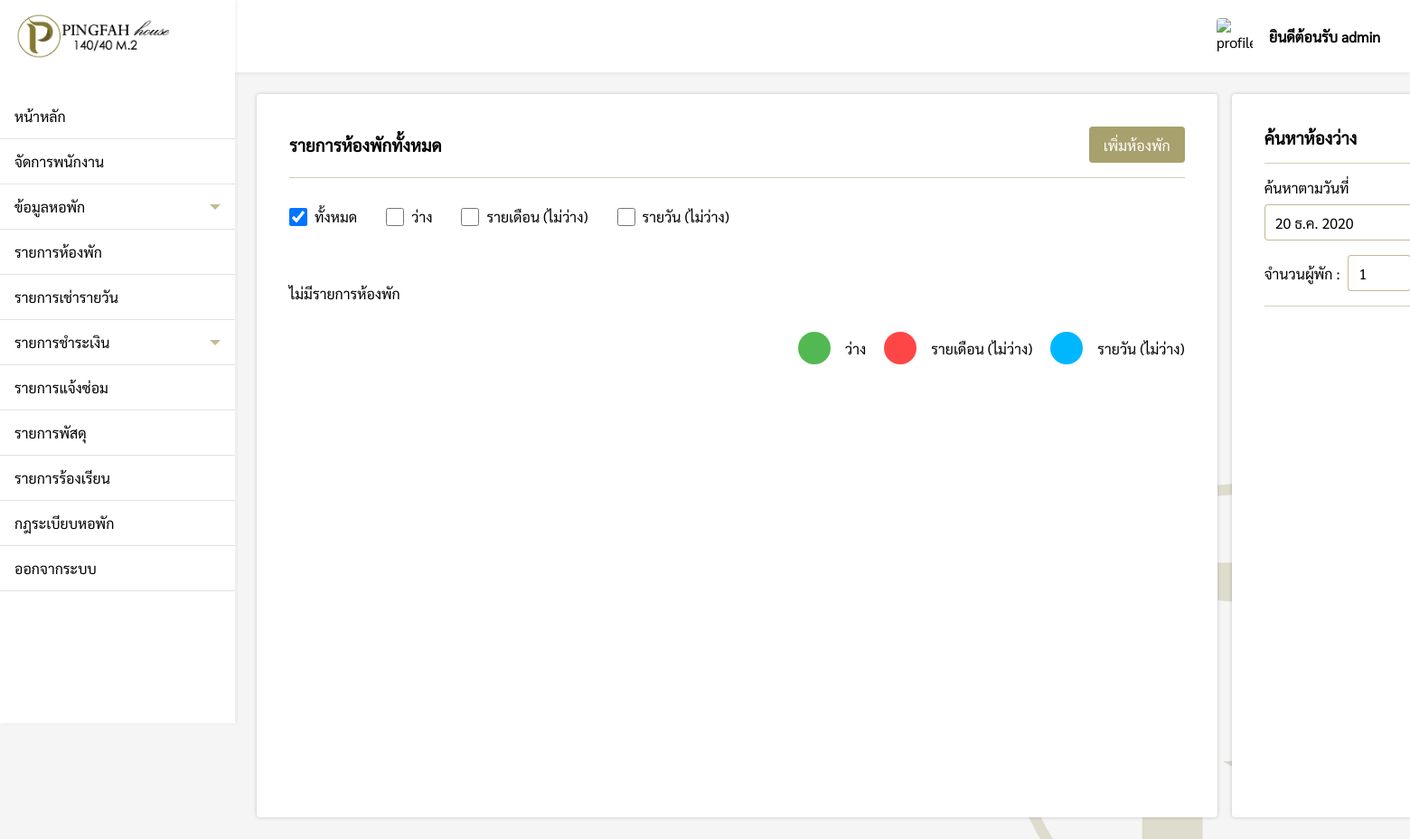
Before: /pages/admin/roomList/index.php (signed in) with the older database file.
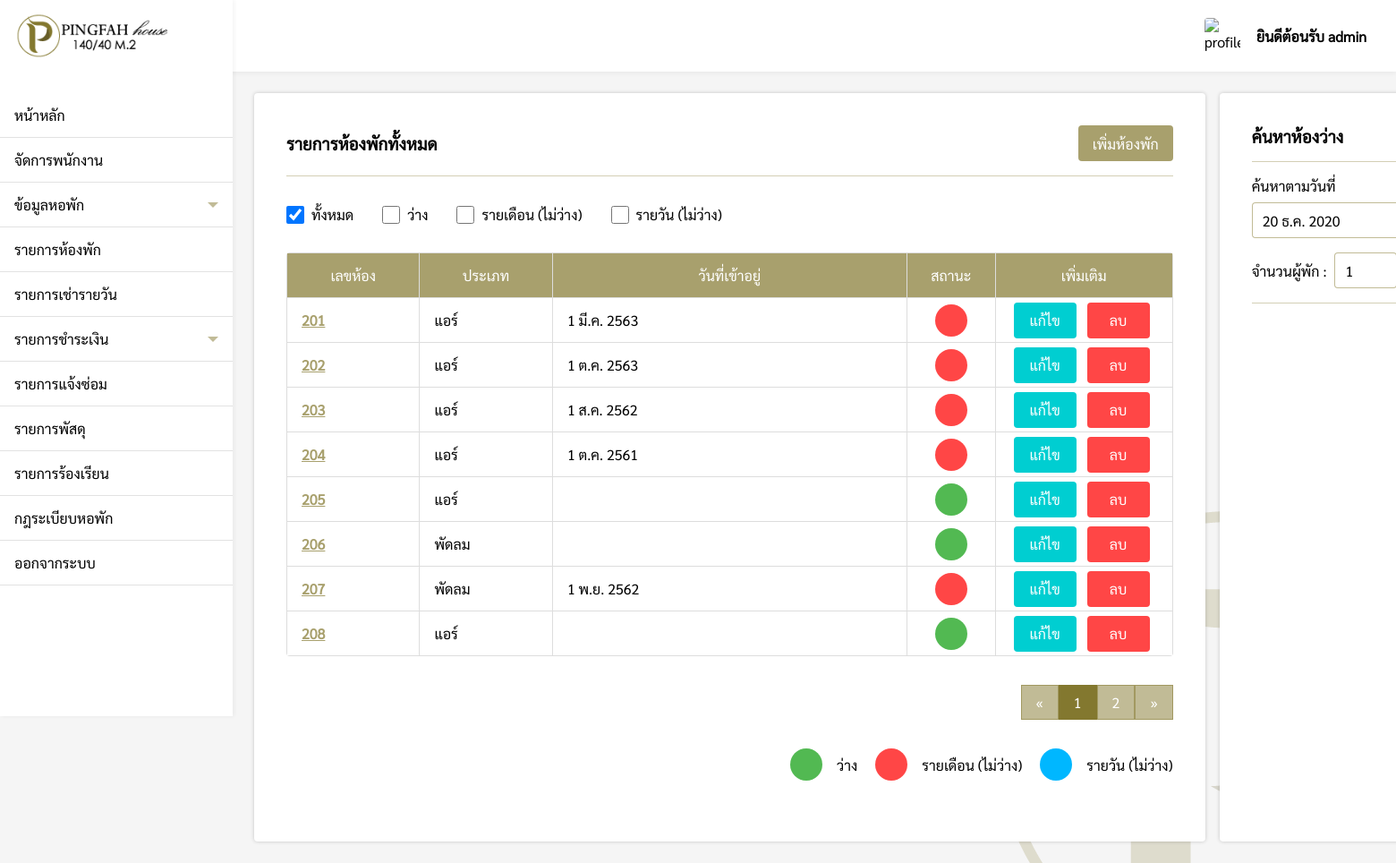
After: the same page with the newer database file.
### tables this page shows
CREATE TABLE `roomlist` (
  `room_id` varchar(200) NOT NULL,
  `room_type` varchar(200) NOT NULL,
  `room_status` varchar(200) NOT NULL,
  `come` varchar(200) DEFAULT NULL,
  `check_in` varchar(200) DEFAULT NULL,
  `check_out` varchar(200) DEFAULT NULL
);

### pages/admin/roomList/index.php (the view, shortened to what the changed rows need)
<?php
if($_SESSION['level'] == 'admin'){
    include('../../connection.php');
    include('../../../components/sidebar.php');
    $check = @$_REQUEST['Status'];
    $num = 1;
    function DateThai($strDate)
    {
        $strYear = date("Y",strtotime($strDate))+543;
        $strMonth= date("n",strtotime($strDate));
        $strDay= date("j",strtotime($strDate));
        $strMonthCut = Array("","ม.ค.","ก.พ.","มี.ค.","เม.ย.","พ.ค.","มิ.ย.","ก.ค.","ส.ค.","ก.ย.","ต.ค.","พ.ย.","ธ.ค.");
        $strMonthThai=$strMonthCut[$strMonth];
        return "$strDay $strMonthThai $strYear";
    }
?>
<!DOCTYPE html>
<html lang="en">
<head>
    <link rel="stylesheet" href="../../../css/roomList.css">
    <link rel="stylesheet" href="../../../css/my-style.css">
</head>
<body>
    <div class="box" id="roomList">
        <div style="padding:24px;">
            <div class="box-grid">
                <div class="roomList-box">
                    <div style="display:flex;justify-content:space-between;align-items:center;">
                        <h3>รายการห้องพักทั้งหมด</h3>
                        <div>
                        </div>
                    </div>
                    <div class="hr"></div>
                    <div style="display:flex;align-items:center;">
                        <div style="padding:16px 16px 32px 0px;display:flex;align-items:center;">
                        </div>
                        <div style="padding:16px 16px 32px 16px;display:flex;align-items:center;">
                        </div>
                        <div style="padding:16px 16px 32px 16px;display:flex;align-items:center;">
                        </div>
                        <div style="padding:16px 16px 32px 16px;display:flex;align-items:center;">
                        </div>
                    </div>
                    <?php
                    $perpage = 8;
                    if(isset($_GET['page'])){
                        $page = $_GET['page'];
                    }else{
                        $page = 1;
                    }
                    $start = ($page - 1) * $perpage;
                    if($check == "available"){
                        $status = "ว่าง";
                        $roomlist = "SELECT * FROM  roomList WHERE room_status = '$status' ORDER BY room_id LIMIT {$start} , {$perpage}";
                    }else if($check == "unavailable"){
                        $status = "ไม่ว่าง";
                        $roomlist = "SELECT * FROM  roomList WHERE room_status = '$status' ORDER BY room_id LIMIT {$start} , {$perpage}";
                    }else{
                        $roomlist = "SELECT * FROM  roomList ORDER BY room_id LIMIT {$start} , {$perpage}";
                    }
                    $room_result = $conn->query($roomlist);
                    if ($room_result->num_rows > 0) {
                    ?>
                    <table>
                        <tr>
                            <th>เลขห้อง</th>
                            <th>ประเภท</th>
                            <th>วันที่เข้าอยู่</th>
                            <th>สถานะ</th>
                            <th>เพิ่มเติม</th>
                        </tr>
                        <?php
                            while($row = mysqli_fetch_array($room_result)) {
                        ?>
                        <form action="../roomList/function/editType.php?ID=<?php echo $row["room_id"]; ?>"
                            method='POST'>
                            <tr>
                                <td><a
                                        href="../roomList/room_id.php?ID=<?php echo $row[0] ?>"><?php echo $row["room_id"]; ?></a>
                                </td>
                                <td <?php echo "id='typeShow" .$row["room_id"] . "'" ?>><?php echo $row["room_type"]; ?>
                                </td>
                                <td>
                                    <?php if($row['come'] != null && $row['room_status'] != 'เช่ารายวัน'){ echo DateThai($row['come']); }; ?>
                                </td>
                                <td>
                                    <?php
                                        if($row["room_status"] == 'ว่าง'){
                                            echo "<div class='status-available'></div>";
                                        }else if($row["room_status"] == 'ไม่ว่าง'){
                                            echo "<div class='status-unavailable'></div>";
                                        }else if($row["room_status"] == 'เช่ารายวัน'){
                                            echo "<div class='status-daily'></div>";
                                        }
                                    ?>
                                </td>
                                <td <?php echo "id='typeShow-btn" .$row["room_id"] . "'" ?>>
                                    <button type="button" class="edit-btn"
                                        <?php echo "onclick='editType(" .$row["room_id"] .")'" ?>>แก้ไข</button>
                                    <button type="button" class="del-btn"
                                        <?php echo "onclick='del(" .$row["room_id"] .")'" ?>>ลบ</button>
                                </td>
                            </tr>
                        </form>
                        <?php  $num++; }?>
                    </table>
                    <?php
                    if($check == "available"){
                        $sql2 = "SELECT * FROM roomlist WHERE room_status = 'ว่าง'";
                    }else if($check == "unavailable"){
                        $sql2 = "SELECT * FROM roomlist WHERE room_status = 'ไม่ว่าง'";
                    }else if($check == "daily"){
                        $sql2 = "SELECT * FROM roomlist WHERE room_status = 'เช่ารายวัน'";
                    }else{
                        $sql2 = "SELECT * FROM roomlist";
                    }
                    $query2 = mysqli_query($conn, $sql2);
                    $total_record = mysqli_num_rows($query2);
                    $total_page = ceil($total_record / $perpage);
                    ?>
                    <div style="display:flex;justify-content:flex-end">
                        <div class="pagination">
                            <?php
                            if($check == "available"){
                            ?>
                            <a href="index.php?Status=available&page=1">&laquo;</a>
                            <?php for($i=1;$i<=$total_page;$i++){ ?>
                            <a href="index.php?Status=available&page=<?php echo $i; ?>"
                                <?php if($page == $i){ echo "style='background-color: rgb(131, 120, 47, 1);color:#fff;'"; }?>><?php echo $i; ?></a>
                            <?php } ?>
                            <a href="index.php?Status=available&page=<?php echo $total_page; ?>">&raquo;</a>
                            <?php
                            }else{
                            ?>
                            <a href="index.php?page=1">&laquo;</a>
                            <?php for($i=1;$i<=$total_page;$i++){ ?>
                            <a href="index.php?page=<?php echo $i; ?>"
                                <?php if($page == $i){ echo "style='background-color: rgb(131, 120, 47, 1);color:#fff;'"; }?>><?php echo $i; ?></a>
                            <?php } ?>
                            <a href="index.php?page=<?php echo $total_page; ?>">&raquo;</a>
                            <?php } ?>
                        </div>
                    </div>
                    <?php
                    }else{
                        echo "<div style='padding:32px 0'>ไม่มีรายการห้องพัก</div>";
                    }
                    ?>
                    <div style="display:flex;justify-content:flex-end;">
                        <div class="status-grid">
                        </div>
                    </div>
                </div>
            </div>
        </div>
</body>
</html>
<?php
}else{
    Header("Location: ../../login.php");
}
?>

Changed rows visible on the page:
added roomlist: room_id "201", room_type "แอร์", come "1 มี.ค. 2563", room_status "ไม่ว่าง" (drawn)
added roomlist: room_id "202", room_type "แอร์", come "1 ต.ค. 2563", room_status "ไม่ว่าง" (drawn)
added roomlist: room_id "203", room_type "แอร์", come "1 ส.ค. 2562", room_status "ไม่ว่าง" (drawn)
added roomlist: room_id "204", room_type "แอร์", come "1 ต.ค. 2561", room_status "ไม่ว่าง" (drawn)
added roomlist: room_id "205", room_type "แอร์", room_status "ว่าง" (drawn)
added roomlist: room_id "206", room_type "พัดลม", room_status "ว่าง" (drawn)
added roomlist: room_id "207", room_type "พัดลม", come "1 พ.ย. 2562", room_status "ไม่ว่าง" (drawn)
added roomlist: room_id "208", room_type "แอร์", room_status "ว่าง" (drawn)
Other visible differences:
text no longer shown: "ไม่มีรายการห้องพัก"
text now shown: "เลขห้อง ประเภท วันที่เข้าอยู่ สถานะ เพิ่มเติม « »"
new list line: "1"
new list line: "2"
